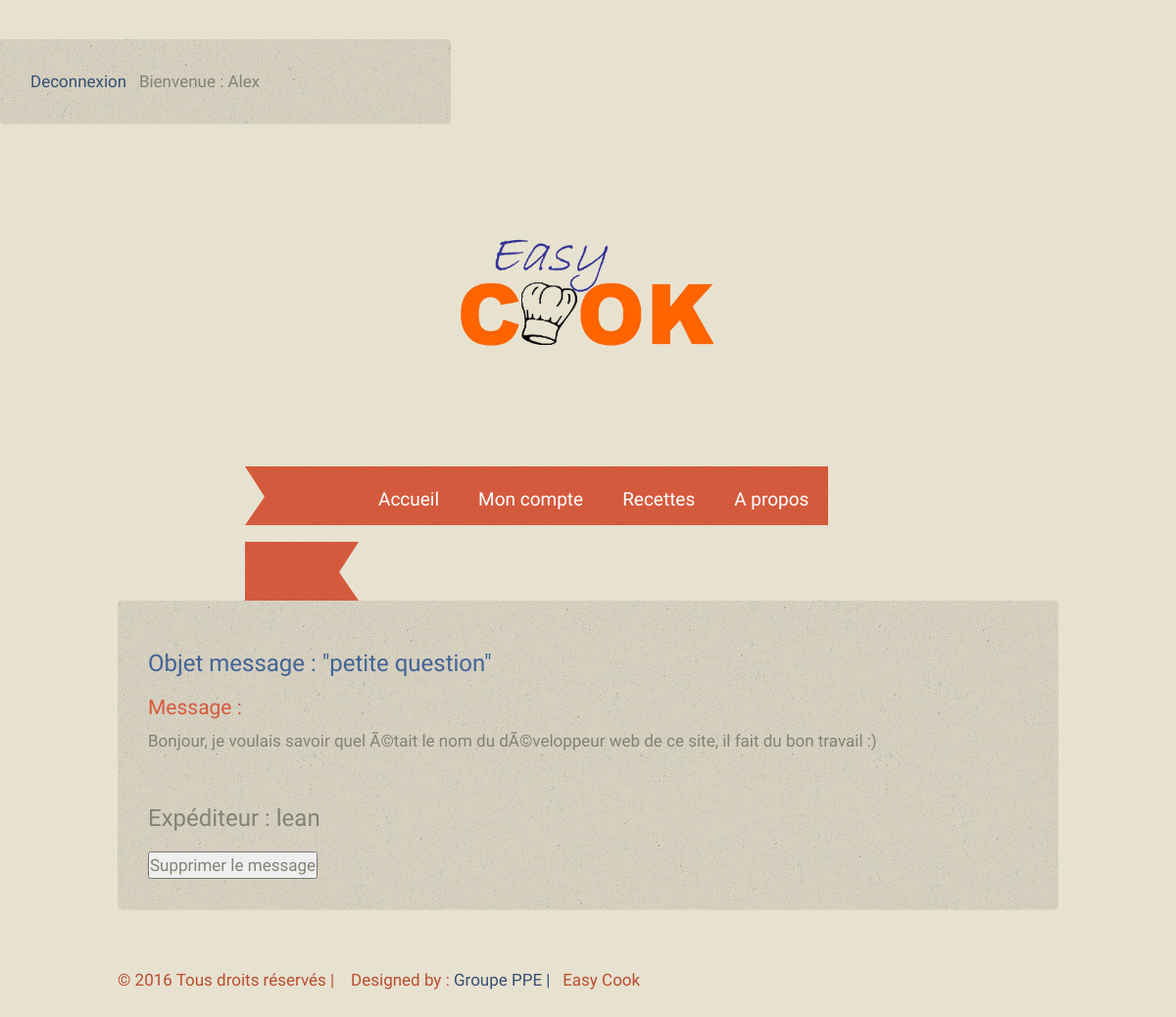
The app's page /vue/affiche_message.php?id_message=6 (signed in) with its own data.
### tables this page shows
CREATE TABLE IF NOT EXISTS `message` (
  `id` int(11) NOT NULL AUTO_INCREMENT,
  `objet` varchar(50) NOT NULL,
  `contenu` varchar(500) NOT NULL,
  `envoyeur` varchar(50) NOT NULL,
  PRIMARY KEY (`id`)
);

### vue/affiche_message.php (the view, shortened to what this page needs)
<?php
include('../include/head.php');
?>
<?php
$id_message = $_GET['id_message'];
$requeteMessage = 'SELECT * FROM message where id="' . $id_message . '"';
$rq = mysql_query($requeteMessage);
$rqq = mysql_fetch_assoc($rq);
?>
    <div class="page-wrap">
        <div class="panel">
            <div class="title">
                <h1><?php echo "Objet message : " . '"' . $rqq['objet'] . '"'; ?></h1>
                <h2>Message : </h2>
                <p><?= $rqq['contenu']; ?></p><br>
                <h3>Expéditeur : <?= $rqq['envoyeur']; ?></h3>
            </div>
            <form action="../traitement/traitement_message.php" method="post">
                <input type="submit" value="Supprimer le message">
            </form>
        </div>
    </div>
<?php
include('../include/footer.php');
?>

### css/styles.css (style rules this page uses)
* { padding:0; margin:0; }
h1 { font-family: 'Lobster Two', cursive; font-size:24px; color:#446396; font-weight:normal; }
h2 { font-family: 'Rokkitt', serif; font-size:21px; color:#d65a3d; font-weight:normal; }
.page-wrap { width:960px; overflow:hidden; margin:0 auto; }
.panel { overflow:hidden; background: url(../images/bg3.jpg); padding:30px; }
.title { margin-bottom:20px; margin-top:15px; }

### records on screen
message: objet "petite question", contenu "Bonjour, je voulais savoir quel Ã©tait le nom du dÃ©veloppeur web de ce site, il fait du bon travail :)", envoyeur "lean"

### other values on screen
$_SESSION['pseudo'] "Alex"
